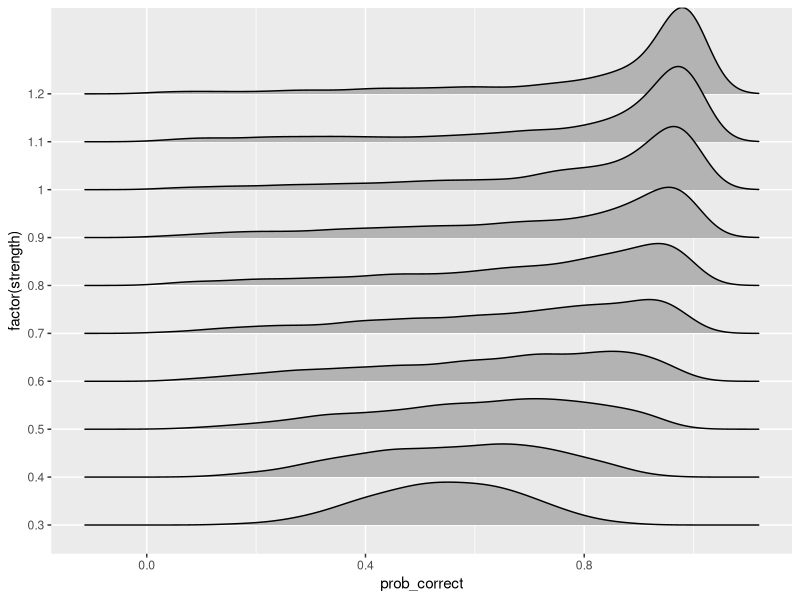
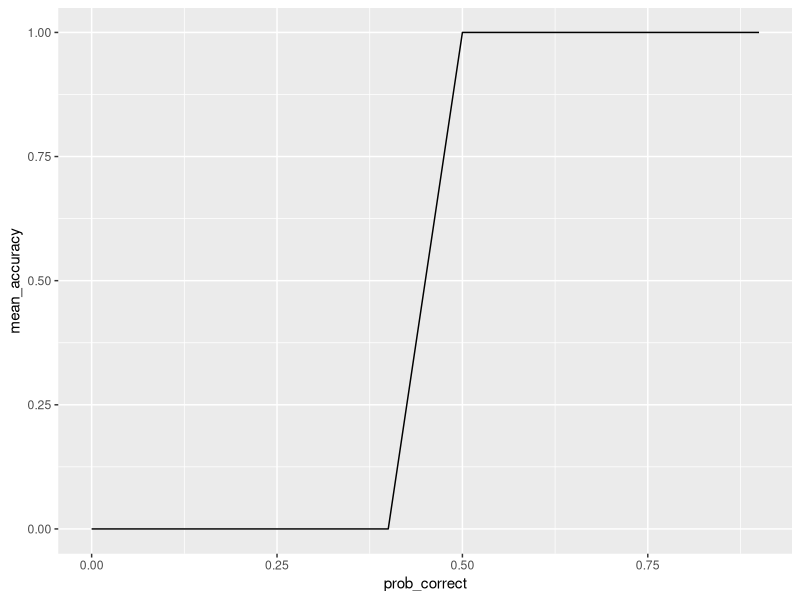

Reproduce these figures in R, in order. (Note: a time limit stopped this script after it produced the figures.)
## ---- chunk 1
library(tidyverse)
library(ggridges)
library(MASS)
library(viridis)
## ---- chunk 2
roll_mu <- 1 #We call it roll in reference to the author Rollwage
strength_levels <- seq(0.3,1.2,0.1)
sigmas <- roll_mu/strength_levels #Calculate the appropiate standard deviations
## ---- chunk 3
others <- c(5,10,20,50,100,200,500,1000,5000,10000)
## ---- chunk 4
roll_agent_sampler <- function(n_trials, mu_value, sigma_value){
  x_ind <- rnorm(n_trials, mu_value, sigma_value)
  decisions_ind <- ifelse(x_ind > 0, 1, -1)
  log_odds_ind <- (2*mu_value*x_ind)/(sigma_value^2)
  confidence_ind <- exp(log_odds_ind)/(1+exp(log_odds_ind))
  res_df <- data.frame(
    X = x_ind,
    decision = decisions_ind,
    logodds = log_odds_ind,
    prob_correct = confidence_ind,
    strength = mu_value/sigma_value
  )
  return(res_df)
}
## ---- chunk 5
individual_performance <- map(
  sigmas,
  ~ roll_agent_sampler(2e3, roll_mu, .x)
) %>%
  bind_rows()
## ---- chunk 6
individual_performance <- individual_performance %>%
  mutate(accuracy = as.numeric(decision == 1))
## ---- chunk 7
individual_performance %>% group_by(strength) %>% 
  summarise(
    mean_acc = mean(accuracy)
            )
## ---- chunk 8
  ggplot(
  data = individual_performance,
  aes(x = prob_correct, y = factor(strength))
) +
  geom_density_ridges()
## ---- chunk 9
individual_performance %>% 
  mutate(
    prob_correct = as.numeric(substr(prob_correct, start = 1, 3))
         ) %>%
  group_by(prob_correct) %>%
  summarise(mean_accuracy = mean(accuracy)) %>%
  ggplot(
    aes(x = prob_correct,
    y = mean_accuracy)
  ) +
  geom_line()
## ---- chunk 10
social_influence_decision <- function(n_trials = 2000, n_people, mu_value, sigma_value){
  #The agent performs their individual information sampling
  agent_decisions <- roll_agent_sampler(n_trials, mu_value, sigma_value)
  
  #The other n agents perform their decisions
  others_decisions <- replicate(
   n_trials, #We perform the same number of decisions as the agent
   roll_agent_sampler(n_people, mu_value, sigma_value) %>% #Create each decision
    mutate(
      decision = factor(decision, levels = c(1,-1)) #Transform the decision column in a factor an define both levels
      ) %>% 
    count(decision, .drop = FALSE) %>% #We count how many agents decided for each option including 0 count values
    mutate(
      relative = n/sum(n)
      ), #Compute the relative frequency
   simplify = FALSE #Get the results as a list of dataframes
  ) %>%
  bind_rows() %>% #Bind all the dataframes into one
  mutate(decision = ifelse(decision == 1, 'a','b'), #Modify the decision name from a number to a name
         id = rep(seq(1,n_trials),each = 2) #Create an id to identify each trial
         ) %>% 
  pivot_wider(id_cols = id, names_from = decision, values_from = relative) #Get the dataframe into wide format
  
  #Add the two dataframes together and use this as output
  cbind(agent_decisions, others_decisions) %>% dplyr::select(!id)
}
## ---- chunk 11
final_decision <- function(individual_information, option_a, social_weight){
  transformed_ind <- exp(individual_information)/(1+exp(individual_information)) #Transformation of X
  
  social_information <- (1-social_weight)*option_a #Calculate social information value
  
  social_information+(social_weight*transformed_ind) #Compute and return the final information integration (calculation of asocial information is implicit)
}
## ---- chunk 12
strength_weight_combination <- expand.grid(sigmas, others)
## ---- chunk 13
social_decision_weight <- pmap(
  strength_weight_combination,
  ~ social_influence_decision(10000, .y, 1, .x) %>%
    mutate(n_agents = .y)
) %>% bind_rows()
save(social_decision_weight, file = 'SimpleSocialResult.rda')
## ---- chunk 14
final_decisions <- map(
  seq(0.1,1,0.1),
  ~ social_decision_weight %>% 
    mutate(
      weight = .x,
      trans_X = exp(X)/(1+exp(X)),
      weight_P = (.x*a)+((1-.x)*trans_X),
      conf_P = ((1-prob_correct)*a)+(prob_correct*trans_X),
      deterministic_weight = ifelse(weight_P > 0.5, 1, 0),
      deterministic_conf = ifelse(conf_P > 0.5, 1, 0),
      prob_weight = rbinom(1,1, weight_P),
      prob_conf = rbinom(1,1,conf_P)
    )
) %>% bind_rows()
## ---- chunk 15
social_decision_weight <- social_decision_weight %>%
  mutate(
      trans_X = exp(X)/(1+exp(X)),
      asocial_info = prob_correct*trans_X,
      social_info = (1-prob_correct)*a,
      conf_P = social_info + asocial_info,
      deterministic_conf = ifelse(conf_P > 0.5, 1, 0),
      prob_conf = rbinom(1,1,conf_P)
  )
## ---- chunk 16
social_decision_weight %>%
  mutate(group_accuracy = ifelse(a > 0.5, 1, 0)) %>%
  group_by(n_agents, strength) %>%
  summarise(mean_acc = mean(group_accuracy)) %>%
  ggplot(
    aes(x = strength, y = factor(n_agents), fill = mean_acc)
  ) +
  geom_tile() +
  scale_fill_viridis() +
  xlab('Information strength') + ylab('Number of agents')
## ---- chunk 17
social_decision_weight %>%
  group_by(strength, n_agents) %>%
  summarise(mean_social = mean(social_info)) %>%
  ggplot(
    aes(x = strength, y = factor(n_agents), fill = mean_social)
  ) +
  geom_tile() +
  scale_fill_viridis()
## ---- chunk 18
social_decision_weight %>%
  group_by(strength, n_agents) %>%
  summarise(mean_acc = mean(deterministic_conf == 1)) %>%
  ggplot(
    aes(x = strength, y = factor(n_agents), fill = mean_acc)
  ) +
  geom_tile() +
  scale_fill_viridis()
## ---- chunk 19
social_decision_weight %>%
  group_by(strength, n_agents) %>%
  summarise(mean_acc = mean(deterministic_conf == 1)) %>%
  ggplot(
    aes(x = n_agents, y = mean_acc, color = factor(strength))
  ) +
  geom_line() +
  scale_x_log10() +
  theme_classic() +
  scale_color_viridis(discrete = TRUE) +
  xlab('Number of agents') + ylab('Mean Accuracy')
## ---- chunk 20
social_decision_weight %>%
  group_by(strength, n_agents) %>%
  summarise(mean_final_acc = mean(deterministic_conf == 1),
            mean_ind_acc = mean(decision == 1),
            mean_group_acc = mean(a > 0.5)) %>%
  mutate(ind_diff = mean_final_acc - mean_ind_acc,
         group_diff = mean_final_acc - mean_group_acc) %>%
  dplyr::select(strength, n_agents, ind_diff, group_diff) %>%
  pivot_longer(cols = c(ind_diff, group_diff), names_to = 'Difference') %>%
  ggplot(
    aes(y = value, x = n_agents, color = factor(strength))
  ) +
  geom_line() +
  geom_hline(yintercept = 0, linetype = 'dashed') +
  facet_wrap(~Difference, scales = "free_y") +
  scale_x_log10()
## ---- chunk 21
social_decision_weight %>%
  mutate(
      decision = ifelse(decision == 1, 1, 0),
      change = ifelse(decision == deterministic_conf, 0, 1)
  ) %>%
  group_by(strength, n_agents) %>%
  summarise(mean_change = mean(change)) %>%
  ggplot(
    aes(x = factor(n_agents), y = strength, fill = mean_change)
  ) +
  geom_tile() +
  coord_flip()
## ---- chunk 22
#Save the simulation results to continue withouth running the simulations all over again
save(final_decisions, individual_performance, social_decision_weight, file = "SimpleSocialResult.rda")
## ---- chunk 23
metacog_agent_sampler <- function(n_trials, mu_value, inf_sigma, conf_sigma, rho){
  mu_values <- rep(mu_value, 2)
  sigma_matrix <- matrix(
    inf_sigma^2, #variance of the individual information sample
    rho*inf_sigma*conf_sigma, #correlation between information and confidence
    rho*inf_sigma*conf_sigma,
    conf_sigma^2 #variance of the confidence estimate
  )
  x_samples <- mvrnorm(n_trials, mu_values, sigma_matrix)
}
